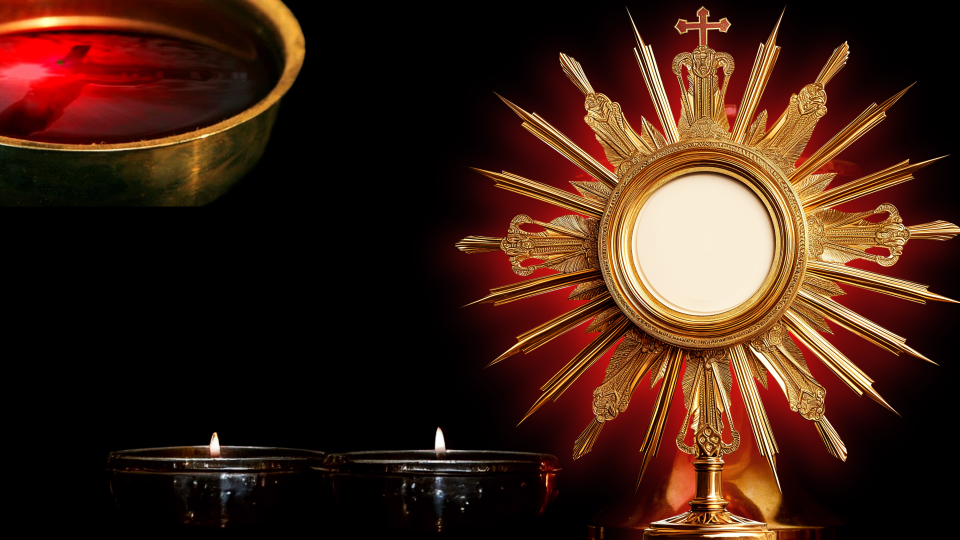
#> input picture fondo_milagros.png, 1920 x 1080 px (shown at 1/2 size)
$ python portada_milagro.py
#> lines starting #> are read from the running program, lines starting #| are printed output that depends on the picture
# -*- coding: utf-8 -*-
"""
portada_milagro.py — Miniatura del Jueves Eucaristico
======================================================
Monta sobre la imagen de marca (fondo_milagros.png: custodia + caliz + velas)
el texto con los colores exactos del canal:
  - "Milagros" en crema (#F5EDD8)
  - "Eucaristicos" en oro (#D4AF37)
  sobre una caja roja vino (#9B1B1E)
Y debajo, el nombre del milagro de la semana (lugar, pais - año).

El texto va en la mitad IZQUIERDA, sobre la zona negra libre, sin tapar la
custodia de la derecha.

Uso (directo):
    python portada_milagro.py "Eten, Perú" "1649"  salida.png
Como modulo:
    from portada_milagro import crear_portada_milagro
    crear_portada_milagro("Eten, Perú", "1649", "salida.png")
"""

import os
import sys

from PIL import Image, ImageDraw, ImageFont

BASE_DIR = os.path.dirname(os.path.abspath(__file__))
FONDO = os.path.join(BASE_DIR, "fondo_milagros.png")

CREMA = (245, 237, 216)
ORO = (212, 175, 55)
ROJO = (155, 27, 30)
BLANCO = (250, 248, 244)

W, H = 1920, 1080


def _font(bold, tam):
    rutas = ([
        "C:\\Windows\\Fonts\\arialbd.ttf",
        os.path.join(BASE_DIR, "fonts", "Lora-Bold.ttf"),
        "/usr/share/fonts/truetype/dejavu/DejaVuSans-Bold.ttf",
        "/usr/share/fonts/truetype/liberation/LiberationSans-Bold.ttf",
    ] if bold else [
        "C:\\Windows\\Fonts\\arial.ttf",
        os.path.join(BASE_DIR, "fonts", "Lora-Regular.ttf"),
        "/usr/share/fonts/truetype/dejavu/DejaVuSans.ttf",
        "/usr/share/fonts/truetype/liberation/LiberationSans-Regular.ttf",
    ])
    for r in rutas:
        try:
            return ImageFont.truetype(r, tam)
        except Exception:                                        # noqa: BLE001
            continue
    return ImageFont.load_default()


def _texto_sombra(d, xy, txt, font, fill, sombra=(0, 0, 0)):
    x, y = xy
    d.text((x + 4, y + 4), txt, font=font, fill=sombra)
    d.text((x, y), txt, font=font, fill=fill)


def crear_portada_milagro(lugar_pais, anio, salida, subtitulo_serie=True):
    """
    lugar_pais: p.ej. "Eten, Perú"
    anio:       p.ej. "1649"
    """
#> called with lugar_pais = 'Eten, Perú', anio = '1649', salida = 'portada_milagro.png', subtitulo_serie = True
    if os.path.exists(FONDO):
        img = Image.open(FONDO).convert("RGB")
        if img.size != (W, H):
            img = img.resize((W, H), Image.LANCZOS)
    else:
        img = Image.new("RGB", (W, H), (10, 8, 8))

    d = ImageDraw.Draw(img)

    f_grande = _font(True, 150)
    f_med = _font(True, 120)
    f_lugar = _font(True, 82)
    f_anio = _font(True, 60)

    margen = 70

    # --- Caja roja tras "Milagros Eucaristicos" ---
    # medir para dimensionar la caja
    t1, t2 = "Milagros", "Eucarísticos"
    w1 = d.textbbox((0, 0), t1, font=f_grande)[2]
#> w1 = 628
    w2 = d.textbbox((0, 0), t2, font=f_med)[2]
#> w2 = 719
    caja_w = max(w1, w2) + 70
#> caja_w = 789
    caja_x0 = margen - 20
    caja_y0 = 330
    caja_y1 = caja_y0 + 300
    d.rectangle([caja_x0, caja_y0, caja_x0 + caja_w, caja_y1], fill=ROJO)

    # --- Titulo de la serie ---
    _texto_sombra(d, (margen, caja_y0 + 20), t1, f_grande, CREMA)
    _texto_sombra(d, (margen, caja_y0 + 165), t2, f_med, ORO)

    # --- Nombre del milagro debajo ---
    y_lugar = caja_y1 + 40
    _texto_sombra(d, (margen, y_lugar), lugar_pais, f_lugar, BLANCO)
    if anio:
        _texto_sombra(d, (margen, y_lugar + 95), "Año " + str(anio), f_anio, ORO)

    img.save(salida)
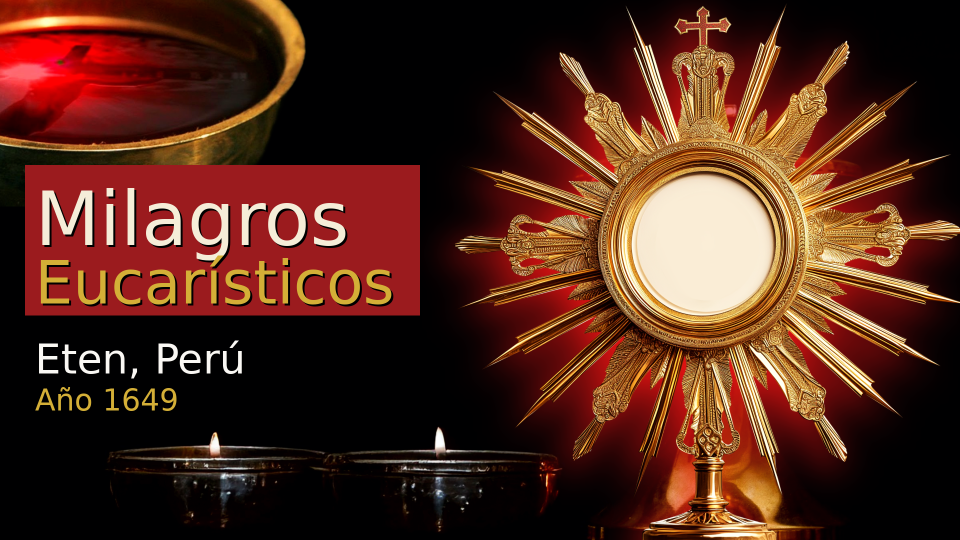
#> saved as portada_milagro.png: PIL image 1920x1080 RGB (shown at 1/2 size); mean R, G, B 82, 40.9, 27.2
    return salida


def main():
    if len(sys.argv) >= 3:
        lugar = sys.argv[1]
        anio = sys.argv[2]
        salida = sys.argv[3] if len(sys.argv) > 3 else "portada_milagro.png"
    else:
        lugar, anio, salida = "Eten, Perú", "1649", "portada_milagro.png"
    crear_portada_milagro(lugar, anio, salida)
    print("Portada creada:", salida)


if __name__ == "__main__":
    main()

$ run again, with salmo_10.png copied over fondo_milagros.png
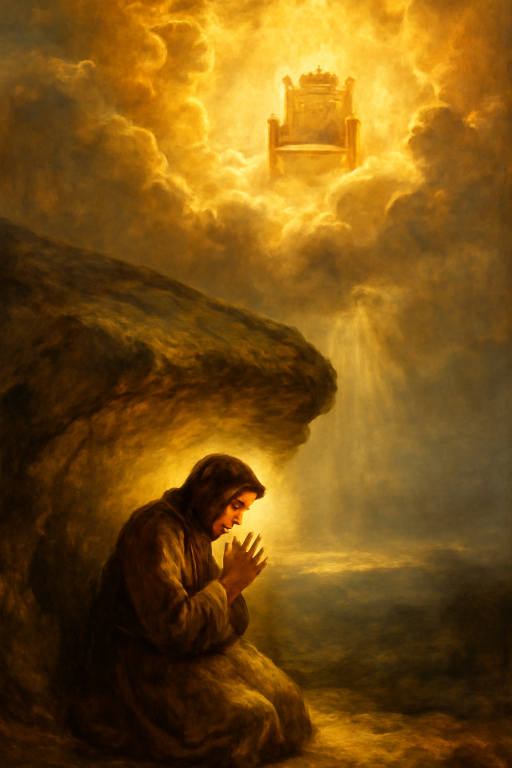
#> input picture salmo_10.png, 1024 x 1536 px (shown at 1/2 size)
#> in crear_portada_milagro, img is the input picture: PIL image 1024x1536 RGB; mean R, G, B 121.8, 82.3, 19.1
#> in crear_portada_milagro, `img = img.resize((W, H), Image.LANCZOS)`:
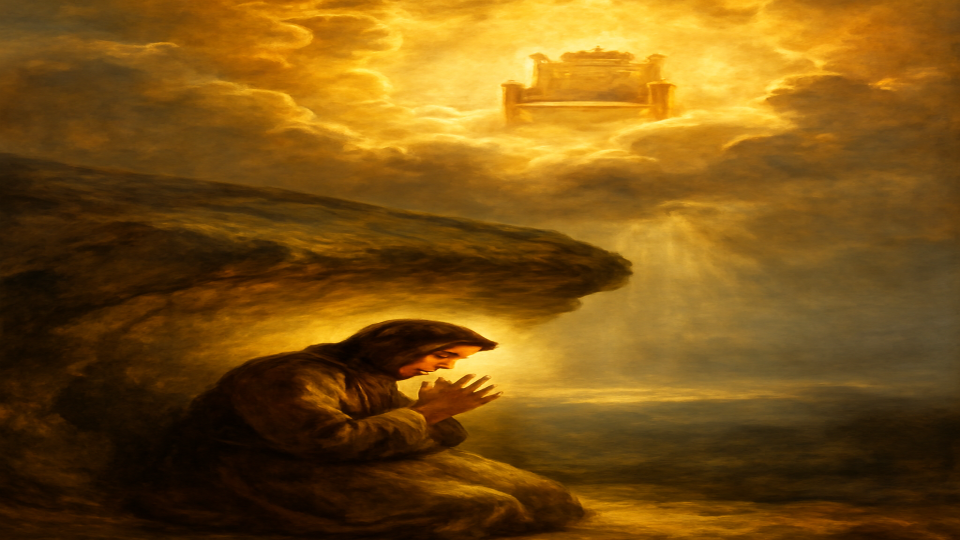
#> img: PIL image 1920x1080 RGB (shown at 1/2 size); mean R, G, B 121.8, 82.3, 19.1
#> w1 = 628
#> w2 = 719
#> caja_w = 789
#> in crear_portada_milagro, `img.save(salida)`:
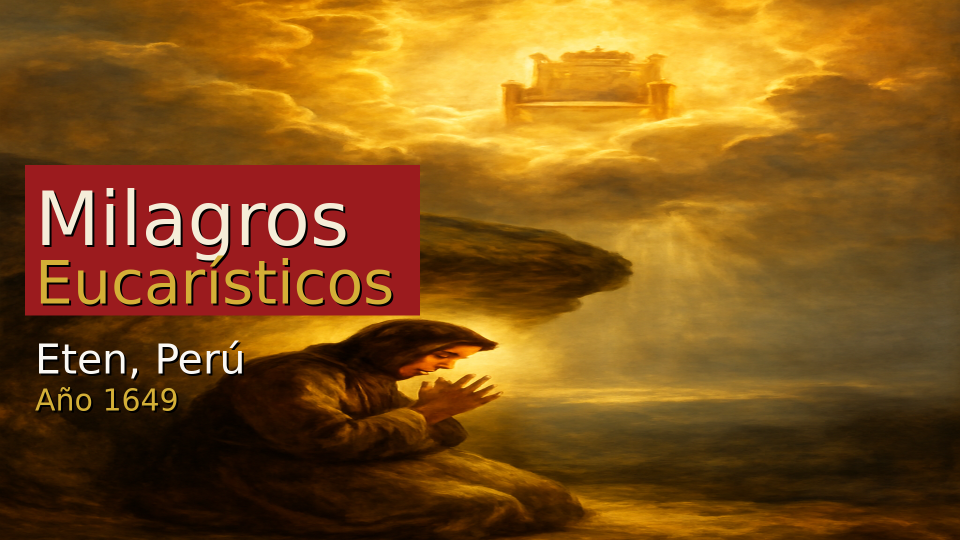
#> saved as portada_milagro.png: PIL image 1920x1080 RGB (shown at 1/2 size); mean R, G, B 131.2, 84, 24.8
